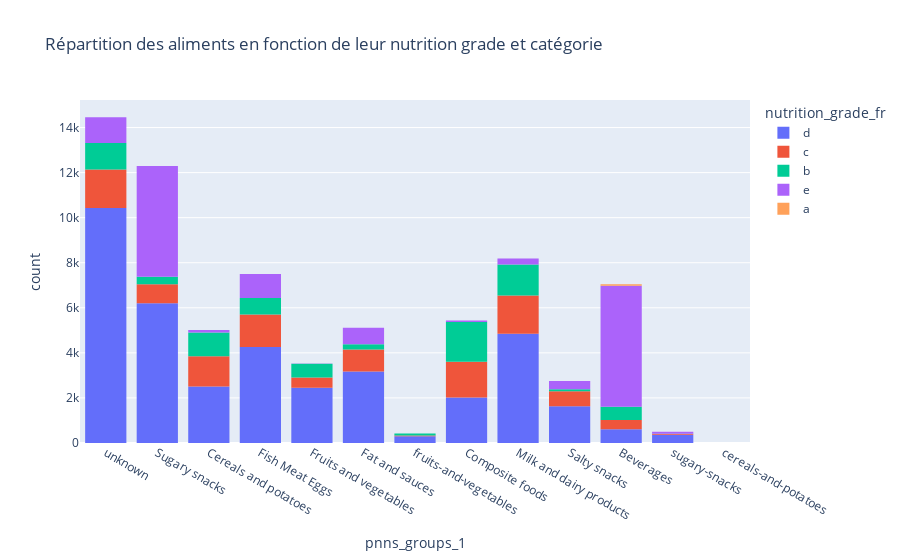

Notebook code for this chart:
### Markdown cell above
### Analyse bivariée variables qualitatives

### Code cell
# nutri-grade et categorie d'aliment

fig = px.histogram(df, x='pnns_groups_1', color='nutrition_grade_fr', 
        title = 'Répartition des aliments en fonction de leur nutrition grade et catégorie')

fig.show()

### Figure 1 — Plotly figure (JSON) as saved in the notebook; plotly's stock layout.template omitted (floating-point values rounded to 4 significant figures; data arrays with more than 128 entries replaced by an {"elided": "..."} marker saying what was removed)
{"data": [{"alignmentgroup": "True", "bingroup": "x", "hovertemplate": "nutrition_grade_fr=d<br>pnns_groups_1=%{x}<br>count=%{y}<extra></extra>", "legendgroup": "d", "marker": {"color": "#636efa", "pattern": {"shape": ""}}, "name": "d", "offsetgroup": "d", "orientation": "v", "showlegend": true, "type": "histogram", "x": {"elided": "38803 str values"}, "xaxis": "x", "yaxis": "y"}, {"alignmentgroup": "True", "bingroup": "x", "hovertemplate": "nutrition_grade_fr=c<br>pnns_groups_1=%{x}<br>count=%{y}<extra></extra>", "legendgroup": "c", "marker": {"color": "#EF553B", "pattern": {"shape": ""}}, "name": "c", "offsetgroup": "c", "orientation": "v", "showlegend": true, "type": "histogram", "x": {"elided": "11198 str values"}, "xaxis": "x", "yaxis": "y"}, {"alignmentgroup": "True", "bingroup": "x", "hovertemplate": "nutrition_grade_fr=b<br>pnns_groups_1=%{x}<br>count=%{y}<extra></extra>", "legendgroup": "b", "marker": {"color": "#00cc96", "pattern": {"shape": ""}}, "name": "b", "offsetgroup": "b", "orientation": "v", "showlegend": true, "type": "histogram", "x": {"elided": "8072 str values"}, "xaxis": "x", "yaxis": "y"}, {"alignmentgroup": "True", "bingroup": "x", "hovertemplate": "nutrition_grade_fr=e<br>pnns_groups_1=%{x}<br>count=%{y}<extra></extra>", "legendgroup": "e", "marker": {"color": "#ab63fa", "pattern": {"shape": ""}}, "name": "e", "offsetgroup": "e", "orientation": "v", "showlegend": true, "type": "histogram", "x": {"elided": "14122 str values"}, "xaxis": "x", "yaxis": "y"}, {"alignmentgroup": "True", "bingroup": "x", "hovertemplate": "nutrition_grade_fr=a<br>pnns_groups_1=%{x}<br>count=%{y}<extra></extra>", "legendgroup": "a", "marker": {"color": "#FFA15A", "pattern": {"shape": ""}}, "name": "a", "offsetgroup": "a", "orientation": "v", "showlegend": true, "type": "histogram", "x": ["Beverages", "Beverages", "Beverages", "Salty snacks", "Beverages", "Beverages", "Beverages", "Beverages", "Beverages", "Beverages", "Beverages", "Beverages", "Beverages", "Beverages", "Beverages", "Beverages", "Beverages", "Beverages", "Beverages", "Beverages", "Beverages", "Beverages", "Beverages", "Beverages", "Beverages", "Beverages", "Beverages", "Beverages", "Beverages", "Beverages", "Beverages", "Beverages", "Beverages", "Beverages", "Beverages", "Beverages", "Beverages", "Beverages", "Beverages", "Beverages", "Beverages", "Beverages", "Beverages", "Fat and sauces", "Beverages", "Beverages", "Beverages", "Beverages", "Beverages", "Beverages", "Beverages", "Beverages", "Beverages", "Beverages", "Beverages", "Beverages", "Beverages", "Beverages", "Beverages", "unknown", "Beverages", "Beverages", "Beverages", "Beverages", "Beverages", "Beverages", "Beverages", "Beverages", "Beverages", "Beverages", "Beverages", "Beverages"], "xaxis": "x", "yaxis": "y"}], "layout": {"barmode": "relative", "legend": {"title": {"text": "nutrition_grade_fr"}, "tracegroupgap": 0}, "title": {"text": "Répartition des aliments en fonction de leur nutrition grade et catégorie"}, "xaxis": {"anchor": "y", "domain": [0, 1], "title": {"text": "pnns_groups_1"}}, "yaxis": {"anchor": "x", "domain": [0, 1], "title": {"text": "count"}}}}
